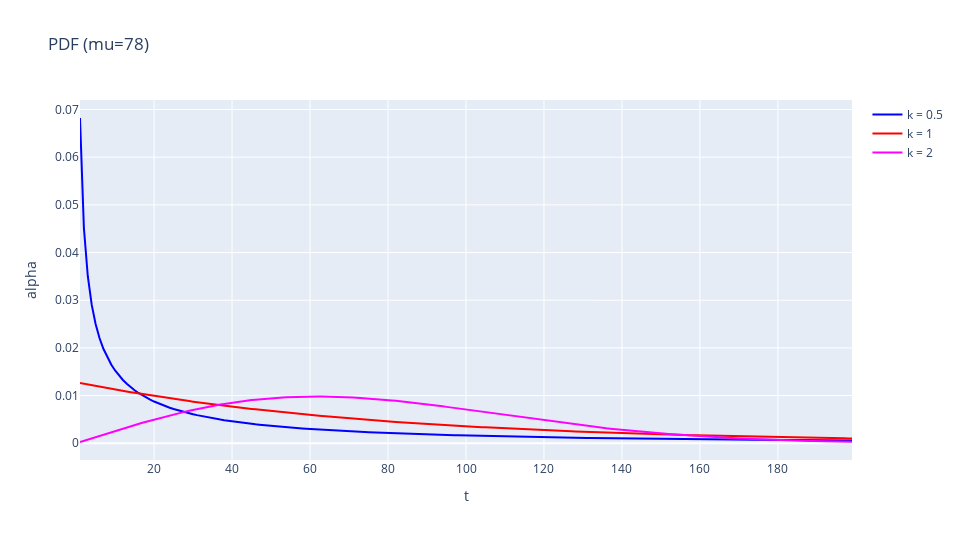
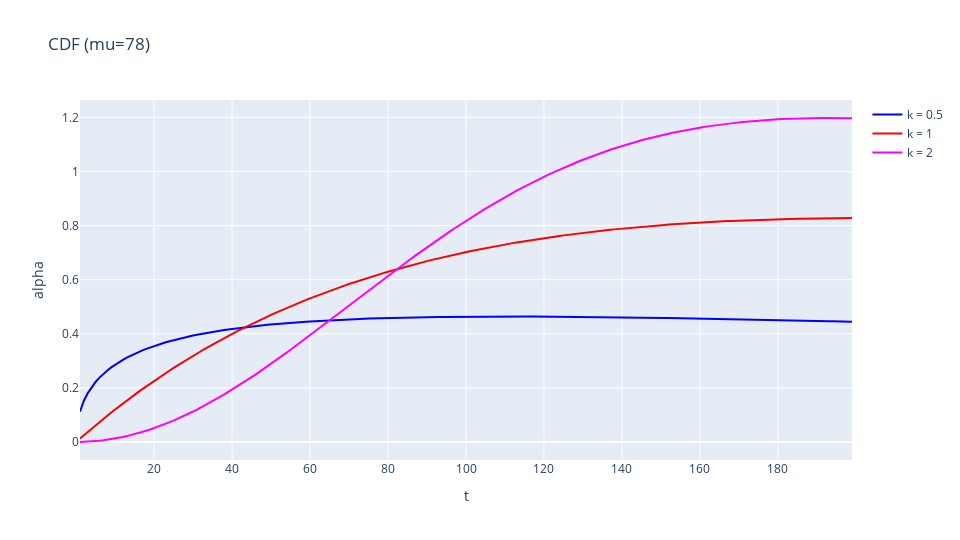
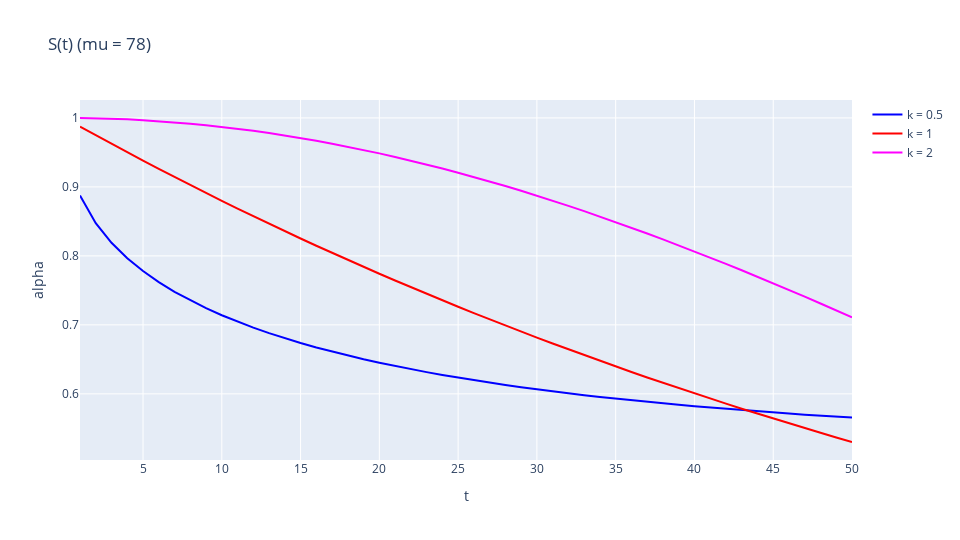

The code cell stored with these charts, in order, in its notebook:
### Code cell
x, y05, y1, y2 = [], [], [], []

# PDF mu = 78
x, y05, y1, y2 = evaluate(f_Weibull, 1, 200, 78, 78, 78)
plot(x, x, x, y05, y1, y2, "t", "alpha", "PDF (mu=78)")

# CDF mu = 78
x, y05, y1, y2 = evaluate(cdf, 1, 200, 78, 78, 78)
plot(x, x, x, y05, y1, y2, "t", "alpha", "CDF (mu=78)")

# Survival mu = 78
x, y05, y1, y2 = evaluate(cdf, 1, 51, 78, 78, 78)
plot(x, x, x, [1-i for i in y05], [1-i for i in y1], [1-i for i in y2], "t", "alpha", "S(t) (mu = 78)")

# Inverse survival mu = 78
x, y05, y1, y2 = evaluate(cdf, 1, 51, 78, 78, 78)
plot([1-i for i in y05], [1-i for i in y1], [1-i for i in y2], x, x, x, "alpha", "t", "inv surv (mu = 78)")

### Figure 1 — Plotly figure (JSON) as saved in the notebook; plotly's stock layout.template omitted (floating-point values rounded to 4 significant figures; data arrays with more than 128 entries replaced by an {"elided": "..."} marker saying what was removed)
{"data": [{"marker": {"color": "blue"}, "mode": "lines", "name": "k = 0.5", "type": "scatter", "x": {"elided": "199 int values"}, "y": {"elided": "199 float values"}}, {"marker": {"color": "red"}, "mode": "lines", "name": "k = 1", "type": "scatter", "x": {"elided": "199 int values"}, "y": {"elided": "199 float values"}}, {"marker": {"color": "magenta"}, "mode": "lines", "name": "k = 2", "type": "scatter", "x": {"elided": "199 int values"}, "y": {"elided": "199 float values"}}], "layout": {"height": 540, "title": {"text": "PDF (mu=78)"}, "width": 960, "xaxis": {"title": {"text": "t"}}, "yaxis": {"title": {"text": "alpha"}}}}

### Figure 2 — Plotly figure (JSON) as saved in the notebook; plotly's stock layout.template omitted (floating-point values rounded to 4 significant figures; data arrays with more than 128 entries replaced by an {"elided": "..."} marker saying what was removed)
{"data": [{"marker": {"color": "blue"}, "mode": "lines", "name": "k = 0.5", "type": "scatter", "x": {"elided": "199 int values"}, "y": {"elided": "199 float values"}}, {"marker": {"color": "red"}, "mode": "lines", "name": "k = 1", "type": "scatter", "x": {"elided": "199 int values"}, "y": {"elided": "199 float values"}}, {"marker": {"color": "magenta"}, "mode": "lines", "name": "k = 2", "type": "scatter", "x": {"elided": "199 int values"}, "y": {"elided": "199 float values"}}], "layout": {"height": 540, "title": {"text": "CDF (mu=78)"}, "width": 960, "xaxis": {"title": {"text": "t"}}, "yaxis": {"title": {"text": "alpha"}}}}

### Figure 3 — Plotly figure (JSON) as saved in the notebook; plotly's stock layout.template omitted (floating-point values rounded to 4 significant figures)
{"data": [{"marker": {"color": "blue"}, "mode": "lines", "name": "k = 0.5", "type": "scatter", "x": [1, 2, 3, 4, 5, 6, 7, 8, 9, 10, 11, 12, 13, 14, 15, 16, 17, 18, 19, 20, 21, 22, 23, 24, 25, 26, 27, 28, 29, 30, 31, 32, 33, 34, 35, 36, 37, 38, 39, 40, 41, 42, 43, 44, 45, 46, 47, 48, 49, 50], "y": [0.8874, 0.8474, 0.819, 0.7966, 0.778, 0.762, 0.7479, 0.7355, 0.7242, 0.714, 0.7046, 0.696, 0.6881, 0.6807, 0.6738, 0.6673, 0.6613, 0.6556, 0.6502, 0.6451, 0.6404, 0.6358, 0.6315, 0.6274, 0.6235, 0.6198, 0.6163, 0.6129, 0.6097, 0.6066, 0.6036, 0.6008, 0.5981, 0.5955, 0.593, 0.5907, 0.5884, 0.5862, 0.5841, 0.582, 0.5801, 0.5782, 0.5764, 0.5747, 0.573, 0.5714, 0.5699, 0.5684, 0.567, 0.5656]}, {"marker": {"color": "red"}, "mode": "lines", "name": "k = 1", "type": "scatter", "x": [1, 2, 3, 4, 5, 6, 7, 8, 9, 10, 11, 12, 13, 14, 15, 16, 17, 18, 19, 20, 21, 22, 23, 24, 25, 26, 27, 28, 29, 30, 31, 32, 33, 34, 35, 36, 37, 38, 39, 40, 41, 42, 43, 44, 45, 46, 47, 48, 49, 50], "y": [0.9873, 0.9747, 0.9623, 0.95, 0.9379, 0.926, 0.9142, 0.9025, 0.891, 0.8797, 0.8685, 0.8575, 0.8466, 0.8358, 0.8252, 0.8147, 0.8043, 0.7941, 0.784, 0.7741, 0.7643, 0.7546, 0.745, 0.7356, 0.7263, 0.7171, 0.708, 0.6991, 0.6903, 0.6816, 0.673, 0.6645, 0.6561, 0.6479, 0.6398, 0.6317, 0.6238, 0.616, 0.6083, 0.6007, 0.5932, 0.5858, 0.5785, 0.5713, 0.5642, 0.5572, 0.5503, 0.5435, 0.5368, 0.5302]}, {"marker": {"color": "magenta"}, "mode": "lines", "name": "k = 2", "type": "scatter", "x": [1, 2, 3, 4, 5, 6, 7, 8, 9, 10, 11, 12, 13, 14, 15, 16, 17, 18, 19, 20, 21, 22, 23, 24, 25, 26, 27, 28, 29, 30, 31, 32, 33, 34, 35, 36, 37, 38, 39, 40, 41, 42, 43, 44, 45, 46, 47, 48, 49, 50], "y": [0.9999, 0.9995, 0.9988, 0.9979, 0.9967, 0.9953, 0.9936, 0.9916, 0.9894, 0.987, 0.9842, 0.9813, 0.978, 0.9746, 0.9708, 0.9669, 0.9627, 0.9582, 0.9535, 0.9486, 0.9435, 0.9381, 0.9325, 0.9266, 0.9206, 0.9143, 0.9079, 0.9012, 0.8943, 0.8873, 0.88, 0.8725, 0.8649, 0.857, 0.849, 0.8409, 0.8325, 0.824, 0.8153, 0.8065, 0.7975, 0.7884, 0.7792, 0.7698, 0.7603, 0.7506, 0.7408, 0.731, 0.721, 0.7109]}], "layout": {"height": 540, "title": {"text": "S(t) (mu = 78)"}, "width": 960, "xaxis": {"title": {"text": "t"}}, "yaxis": {"title": {"text": "alpha"}}}}
